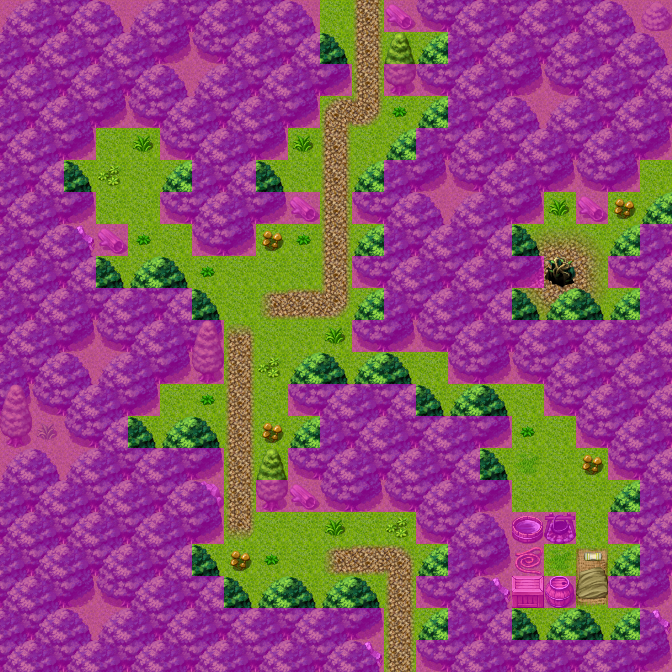

This is a level from a 2D game, rendered from its Tiled map with the project's own tilesets. A one-line summary and the map file follow, with tile-layer data summarised:
An orthogonal 21x21 tile map with 32x32 px tiles, 4 tile layers (Ground, Objects, Above, Walkable), 40 tilesets and 14 objects (10x spawn, 4x mapchange).

<map version="1.0" orientation="orthogonal" width="21" height="21" tilewidth="32" tileheight="32">
 <properties>
  <property name="outdoors" value="1" />
 </properties>
 <tileset firstgid="1" name="map_bed_1" tilewidth="32" tileheight="32">
  <image source="../drawable/map_bed_1.png" width="512" height="256" />
 </tileset>
 <tileset firstgid="129" name="map_border_1" tilewidth="32" tileheight="32">
  <image source="../drawable/map_border_1.png" width="512" height="256" />
 </tileset>
 <tileset firstgid="257" name="map_bridge_1" tilewidth="32" tileheight="32">
  <image source="../drawable/map_bridge_1.png" width="512" height="256" />
 </tileset>
 <tileset firstgid="385" name="map_broken_1" tilewidth="32" tileheight="32">
  <image source="../drawable/map_broken_1.png" width="512" height="256" />
 </tileset>
 <tileset firstgid="513" name="map_cavewall_1" tilewidth="32" tileheight="32">
  <image source="../drawable/map_cavewall_1.png" width="576" height="192" />
 </tileset>
 <tileset firstgid="621" name="map_cavewall_2" tilewidth="32" tileheight="32">
  <image source="../drawable/map_cavewall_2.png" width="576" height="192" />
 </tileset>
 <tileset firstgid="729" name="map_cavewall_3" tilewidth="32" tileheight="32">
  <image source="../drawable/map_cavewall_3.png" width="576" height="192" />
 </tileset>
 <tileset firstgid="837" name="map_chair_table_1" tilewidth="32" tileheight="32">
  <image source="../drawable/map_chair_table_1.png" width="512" height="256" />
 </tileset>
 <tileset firstgid="965" name="map_crate_1" tilewidth="32" tileheight="32">
  <image source="../drawable/map_crate_1.png" width="512" height="256" />
 </tileset>
 <tileset firstgid="1093" name="map_cupboard_1" tilewidth="32" tileheight="32">
  <image source="../drawable/map_cupboard_1.png" width="512" height="256" />
 </tileset>
 <tileset firstgid="1221" name="map_curtain_1" tilewidth="32" tileheight="32">
  <image source="../drawable/map_curtain_1.png" width="512" height="256" />
 </tileset>
 <tileset firstgid="1349" name="map_entrance_1" tilewidth="32" tileheight="32">
  <image source="../drawable/map_entrance_1.png" width="512" height="256" />
 </tileset>
 <tileset firstgid="1477" name="map_fence_1" tilewidth="32" tileheight="32">
  <image source="../drawable/map_fence_1.png" width="512" height="256" />
 </tileset>
 <tileset firstgid="1605" name="map_fence_2" tilewidth="32" tileheight="32">
  <image source="../drawable/map_fence_2.png" width="512" height="256" />
 </tileset>
 <tileset firstgid="1733" name="map_ground_1" tilewidth="32" tileheight="32">
  <image source="../drawable/map_ground_1.png" width="512" height="256" />
 </tileset>
 <tileset firstgid="1861" name="map_ground_2" tilewidth="32" tileheight="32">
  <image source="../drawable/map_ground_2.png" width="512" height="256" />
 </tileset>
 <tileset firstgid="1989" name="map_ground_3" tilewidth="32" tileheight="32">
  <image source="../drawable/map_ground_3.png" width="512" height="256" />
 </tileset>
 <tileset firstgid="2117" name="map_ground_4" tilewidth="32" tileheight="32">
  <image source="../drawable/map_ground_4.png" width="512" height="256" />
 </tileset>
 <tileset firstgid="2245" name="map_ground_5" tilewidth="32" tileheight="32">
  <image source="../drawable/map_ground_5.png" width="512" height="256" />
 </tileset>
 <tileset firstgid="2373" name="map_ground_6" tilewidth="32" tileheight="32">
  <image source="../drawable/map_ground_6.png" width="512" height="256" />
 </tileset>
 <tileset firstgid="2501" name="map_ground_7" tilewidth="32" tileheight="32">
  <image source="../drawable/map_ground_7.png" width="512" height="256" />
 </tileset>
 <tileset firstgid="2629" name="map_ground_8" tilewidth="32" tileheight="32">
  <image source="../drawable/map_ground_8.png" width="512" height="256" />
 </tileset>
 <tileset firstgid="2757" name="map_indoor_1" tilewidth="32" tileheight="32">
  <image source="../drawable/map_indoor_1.png" width="512" height="256" />
 </tileset>
 <tileset firstgid="2885" name="map_kitchen_1" tilewidth="32" tileheight="32">
  <image source="../drawable/map_kitchen_1.png" width="512" height="256" />
 </tileset>
 <tileset firstgid="3013" name="map_outdoor_1" tilewidth="32" tileheight="32">
  <image source="../drawable/map_outdoor_1.png" width="512" height="256" />
 </tileset>
 <tileset firstgid="3141" name="map_pillar_1" tilewidth="32" tileheight="32">
  <image source="../drawable/map_pillar_1.png" width="512" height="256" />
 </tileset>
 <tileset firstgid="3269" name="map_plant_1" tilewidth="32" tileheight="32">
  <image source="../drawable/map_plant_1.png" width="512" height="256" />
 </tileset>
 <tileset firstgid="3397" name="map_rock_1" tilewidth="32" tileheight="32">
  <image source="../drawable/map_rock_1.png" width="512" height="256" />
 </tileset>
 <tileset firstgid="3525" name="map_roof_1" tilewidth="32" tileheight="32">
  <image source="../drawable/map_roof_1.png" width="512" height="256" />
 </tileset>
 <tileset firstgid="3653" name="map_roof_2" tilewidth="32" tileheight="32">
  <image source="../drawable/map_roof_2.png" width="512" height="256" />
 </tileset>
 <tileset firstgid="3781" name="map_shop_1" tilewidth="32" tileheight="32">
  <image source="../drawable/map_shop_1.png" width="512" height="256" />
 </tileset>
 <tileset firstgid="3909" name="map_sign_ladder_1" tilewidth="32" tileheight="32">
  <image source="../drawable/map_sign_ladder_1.png" width="512" height="256" />
 </tileset>
 <tileset firstgid="4037" name="map_table_1" tilewidth="32" tileheight="32">
  <image source="../drawable/map_table_1.png" width="512" height="256" />
 </tileset>
 <tileset firstgid="4165" name="map_trail_1" tilewidth="32" tileheight="32">
  <image source="../drawable/map_trail_1.png" width="512" height="256" />
 </tileset>
 <tileset firstgid="4293" name="map_tree_1" tilewidth="32" tileheight="32">
  <image source="../drawable/map_tree_1.png" width="512" height="256" />
 </tileset>
 <tileset firstgid="4421" name="map_wall_1" tilewidth="32" tileheight="32">
  <image source="../drawable/map_wall_1.png" width="512" height="256" />
 </tileset>
 <tileset firstgid="4549" name="map_wall_2" tilewidth="32" tileheight="32">
  <image source="../drawable/map_wall_2.png" width="480" height="256" />
 </tileset>
 <tileset firstgid="4669" name="map_wall_3" tilewidth="32" tileheight="32">
  <image source="../drawable/map_wall_3.png" width="480" height="256" />
 </tileset>
 <tileset firstgid="4789" name="map_window_1" tilewidth="32" tileheight="32">
  <image source="../drawable/map_window_1.png" width="512" height="256" />
 </tileset>
 <tileset firstgid="4917" name="map_window_2" tilewidth="32" tileheight="32">
  <image source="../drawable/map_window_2.png" width="512" height="256" />
 </tileset>
 <layer name="Ground" width="21" height="21">
  <data>[441 cells, 441 non-empty, 5 distinct tile ids]</data>
 </layer>
 <layer name="Objects" width="21" height="21">
  <data>[441 cells, 151 non-empty, 37 distinct tile ids]</data>
 </layer>
 <layer name="Above" width="21" height="21">
  <data>[441 cells, 71 non-empty, 4 distinct tile ids]</data>
 </layer>
 <layer name="Walkable" width="21" height="21">
  <data>[441 cells, 309 non-empty, 1 distinct tile ids]</data>
 </layer>
 <objectgroup name="Mapevents" visible="0">
  <object name="south" type="mapchange" x="384" y="640" width="32" height="32">
   <properties>
    <property name="map" value="wild1" />
    <property name="place" value="north" />
   </properties>
  </object>
  <object name="north" type="mapchange" x="320" y="0" width="64" height="32">
   <properties>
    <property name="map" value="crossroads" />
    <property name="place" value="south" />
   </properties>
  </object>
  </objectgroup>
 <objectgroup name="Spawn" visible="0">
  <!-- 10 objects omitted --></objectgroup>
 <objectgroup name="Keys" visible="0" />
</map>
<!-- 12 of 14 objects omitted -->
